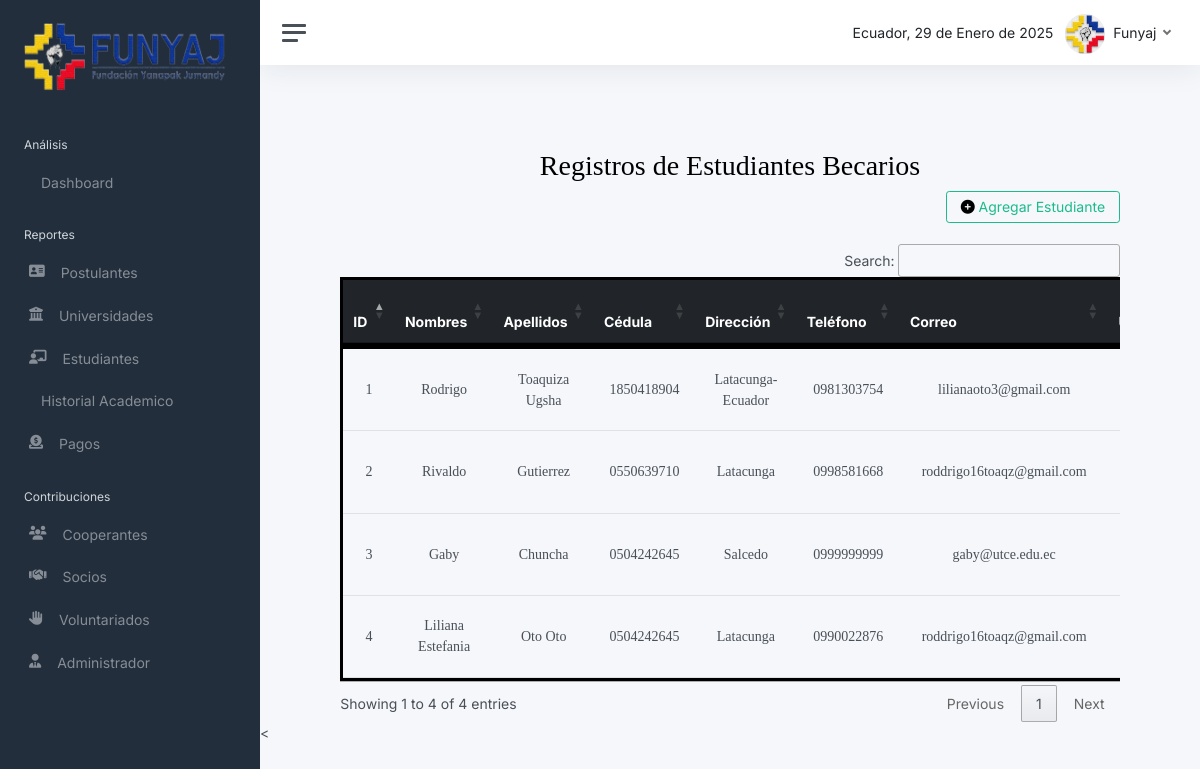
Screenshot of /listestudientes/ with the database file from the repository.
### Aplicacion/Sistema/models.py (models this page shows, shortened)
class Estudiante(models.Model):
    id = models.AutoField(primary_key=True)
    nombres = models.CharField(max_length=250)
    apellidos = models.CharField(max_length=250)
    cedula = models.CharField(max_length=15)
    direccion = models.CharField(max_length=250)
    telefono = models.CharField(max_length=15)
    email = models.EmailField(max_length=250)
    universidad = models.ForeignKey('Universidad', on_delete=models.PROTECT)
    carrera = models.CharField(max_length=250)
    año_de_ingreso = models.IntegerField()
    estado = models.CharField(max_length=250)

### Aplicacion/Sistema/views.py (the view)
# urls.py: path('listestudientes/',views.listestudientes, name='listestudientes'),
def listestudientes(request):
    universidadBdd=Universidad.objects.all()
    estudiantesBdd=Estudiante.objects.all()
    return render(request,'listestudientes.html',{'estudiantes':estudiantesBdd, 'universidad':universidadBdd})

### Aplicacion/Sistema/templates/listestudientes.html (shortened to what this page needs)
{% extends "./administrador.html" %}
{% block contenido %}
{% load static %}
<body>
    <br><br><br><br>
    <center><h1 style="font-family: 'Times New Roman', serif;">Registros de Estudiantes Becarios</h1></center>
    <div class="row">
        <div class="col-md-11 text-end">
            <a href="#" class="btn btn-outline-success" data-bs-toggle="modal" data-bs-target="#addEstudianteModal">
                <i class="fa fa-plus-circle fa-1x"></i> Agregar Estudiante
            </a>
        </div>
    </div><br>
    <div class="row">
        <div class="col-md-1"></div>
        <div class="col-md-10">
            {% if estudiantes %}
                <table class="table custom-table" id="miTabla">
                    <thead class="table-dark">
                        <tr>
                            <th>ID</th>
                            <th>Nombres</th>
                            <th>Apellidos</th>
                            <th>Cédula</th>
                            <th>Dirección</th>
                            <th>Teléfono</th>
                            <th>Correo</th>
                            <th>Universidad</th>
                        </tr>
                    </thead>
                    <tbody>
                        {% for estudiante in estudiantes %}
                            <tr>
                                <td>{{ forloop.counter }}</td>
                                <td>{{ estudiante.nombres }}</td>
                                <td>{{ estudiante.apellidos }}</td>
                                <td>{{ estudiante.cedula }}</td>
                                <td>{{ estudiante.direccion }}</td>
                                <td>{{ estudiante.telefono }}</td>
                                <td>{{ estudiante.email }}</td>
                                <td>{{ estudiante.universidad.nombre }}</td>
                            </tr>
                        {% endfor %}
                    </tbody>
                </table>
            {% else %}
                <br><br><br><br><p class="text-center">Esta sección no contiene datos</p>
            {% endif %}
        </div>
    </div>
    <
    <br><br><br>
{% endblock %}

### F_Funyaj/assets/css/principal.css (style rules this page uses)
body { font-family: 'Overpass', sans-serif; font-weight: normal; font-size: 100%; color: #1b262c; margin: 0; background-color: #5f6769; }
h1 { margin: 0; font-size: 24px; color: #0033a0; }

### F_Funyaj/assets/administrador/css/datatable.css (style rules this page uses)
.custom-table th, .custom-table td { text-align: center; }
.custom-table { margin: 0 auto; width: 100%; }
table { border: 3px solid black !important; }
.btn-outline-success { background-color: #A3D8FF; color: black; border-color: #A3D8FF; font-weight: bold; padding: 10px 20px; transition: background-color 0.3s ease; }
.btn-outline-success .fa { color: black; }
#miTabla { font-family: 'Times New Roman', serif !important; }
#miTabla td, #miTabla th { font-family: 'Times New Roman', serif !important; }

### rows the page displays
Estudiante: nombres "Rodrigo", apellidos "Toaquiza Ugsha", cedula "1850418904", direccion "Latacunga-Ecuador", telefono "0981303754", email "lilianaoto3@gmail.com"
Estudiante: nombres "Rivaldo", apellidos "Gutierrez", cedula "0550639710", direccion "Latacunga", telefono "0998581668", email "roddrigo16toaqz@gmail.com"
Estudiante: nombres "Gaby", apellidos "Chuncha", cedula "0504242645", direccion "Salcedo", telefono "0999999999", email "gaby@utce.edu.ec"
Estudiante: nombres "Liliana Estefania", apellidos "Oto Oto", cedula "0504242645", direccion "Latacunga", telefono "0990022876", email "roddrigo16toaqz@gmail.com"
